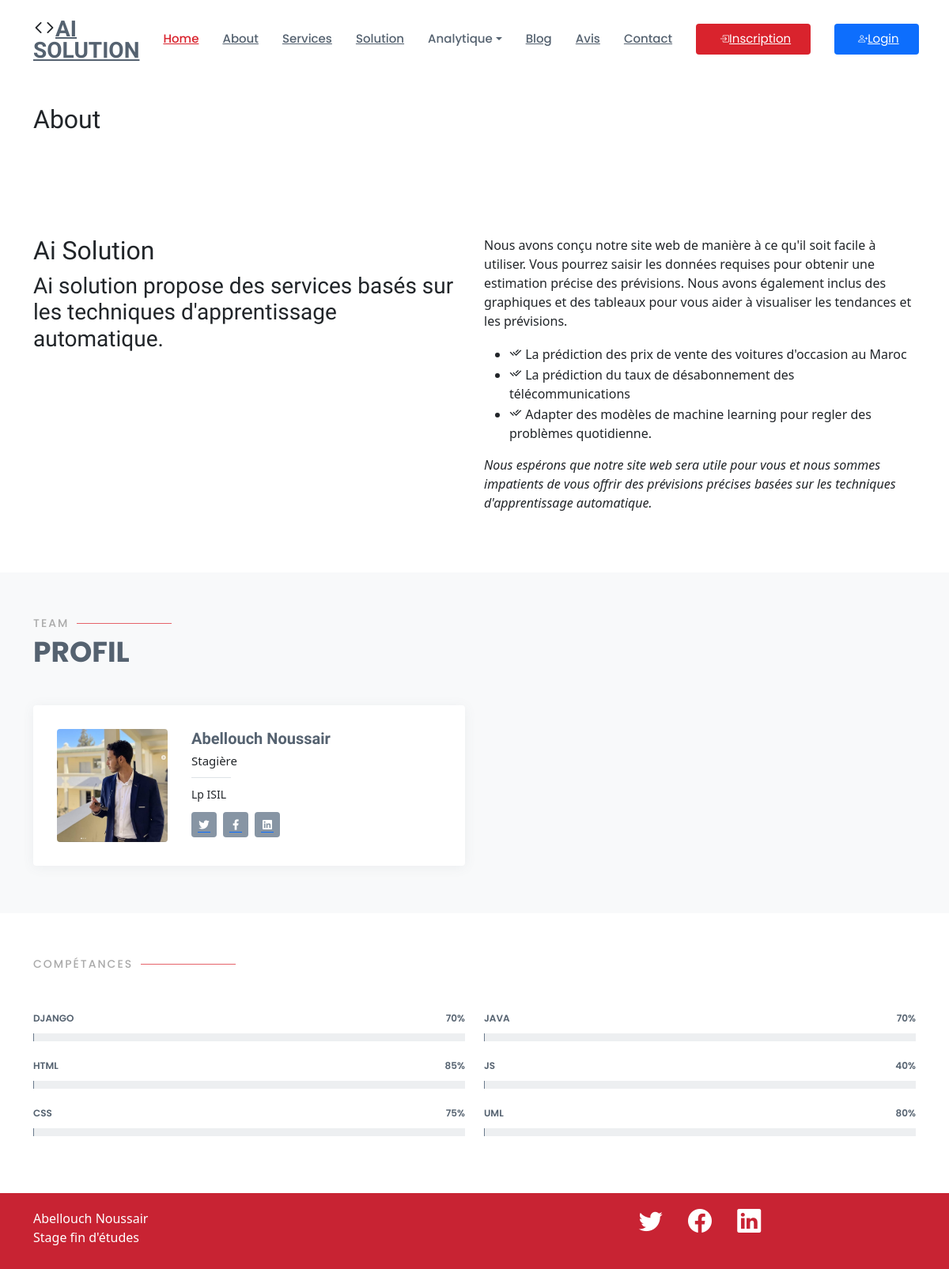
/about, run on the app's committed database.
### myapp/models.py (models this page shows, shortened)
class Competance(models.Model):
    nom = models.CharField(max_length=100)
    pourcentage = models.CharField(max_length=100)

### myapp/views.py (the view)
# urls.py: path('about',views.about,name="about"),
def about(request):
    context = {'com':Competance.objects.all()}
    return render(request,"about.html",context)

### templates/about.html (shortened to what this page needs)
{% extends 'base.html' %}
{% load static %}
{% block content%}
<main id="main">
<br><br><br>
    <section id="breadcrumbs" class="breadcrumbs">
      <div class="container">
        <div class="d-flex justify-content-between align-items-center">
          <h2>About</h2>
        </div>
      </div>
    </section>
<section id="about" class="about">
    <div class="container">
      <div class="row content">
        <div class="col-lg-6">
          <h2>Ai Solution</h2>
          <h3>Ai solution propose des services basés sur les techniques d'apprentissage automatique.</h3>
        </div>
        <div class="col-lg-6 pt-4 pt-lg-0">
          <p>
              Nous avons conçu notre site web de manière à ce qu'il soit facile à utiliser.
              Vous pourrez saisir les données requises pour obtenir une estimation précise des prévisions.
              Nous avons également inclus des graphiques et des tableaux pour vous aider à visualiser les tendances et les prévisions.
          </p>
          <ul>
            <li><i class="ri-check-double-line"></i> La prédiction des prix de vente des voitures d'occasion au Maroc</li>
            <li><i class="ri-check-double-line"></i> La prédiction du taux de désabonnement des télécommunications</li>
            <li><i class="ri-check-double-line"></i> Adapter des modèles de machine learning pour regler des problèmes quotidienne.</li>
          </ul>
          <p class="fst-italic">
              Nous espérons que notre site web sera utile pour vous et nous sommes impatients de vous offrir des prévisions précises basées sur les techniques d'apprentissage automatique.
          </p>
        </div>
      </div>
    </div>
  </section>
    <section id="team" class="team section-bg">
      <div class="container">
        <div class="section-title">
          <h2>Team</h2>
          <p>Profil</p>
        </div>
        <div class="row">
          <div class="col-lg-6">
            <div class="member d-flex align-items-start">
              <div class="pic"><img src="static/img/team/team-1.jpg" class="img-fluid" alt=""></div>
              <div class="member-info">
                <h4>Abellouch Noussair</h4>
                <span>Stagière</span>
                <p>Lp ISIL</p>
                <div class="social">
                  <a href=""><i class="ri-twitter-fill"></i></a>
                  <a href=""><i class="ri-facebook-fill"></i></a>
                  <a href=""> <i class="ri-linkedin-box-fill"></i> </a>
                </div>
              </div>
            </div>
          </div>
        </div>
      </div>
    </section>
    <section id="skills" class="skills">
      <div class="container">
        <div class="section-title">
          <h2>Compétances</h2>
        </div>
        <div class="row skills-content">
            {% for c in com %}
            <div class="col-lg-6">
              <div class="progress">
                <span class="skill">{{ c.nom }} <i class="val">{{ c.pourcentage }}%</i></span>
                <div class="progress-bar-wrap">
                </div>
              </div>
            </div>
            {% endfor %}
          </div>
    </section>
  </main>
  {% endblock content%}

### myproject/static/css/style.css (style rules this page uses)
a { text-decoration: none; color: #d9232d; }
h1, h2, h3, h4, h5, h6 { font-family: "Raleway", sans-serif; }
section { padding: 60px 0; overflow: hidden; }
.section-bg, .services .icon-box { background-color: #f8f9fa; }
.section-title { padding-bottom: 40px; }
.section-title h2 { font-size: 14px; font-weight: 500; padding: 0; line-height: 1px; margin: 0 0 5px 0; letter-spacing: 2px; text-transform: uppercase; color: #aaaaaa; font-family: "Poppins", sans-serif; }
.section-title h2::after { content: ""; width: 120px; height: 1px; display: inline-block; background: #e6636a; margin: 4px 10px; }
.section-title p { margin: 0; margin: 0; font-size: 36px; font-weight: 700; text-transform: uppercase; font-family: "Poppins", sans-serif; color: #556270; }
.team .member { position: relative; box-shadow: 0px 2px 15px rgba(85, 98, 112, 0.08); padding: 30px; border-radius: 4px; background: white; }
.team .member .pic { overflow: hidden; width: 140px; border-radius: 4px; }
.team .member .pic img { transition: ease-in-out 0.3s; }
.team .member .member-info { padding-left: 30px; }
.team .member h4 { font-weight: 700; margin-bottom: 5px; font-size: 20px; color: #556270; }
.team .member span { display: block; font-size: 15px; padding-bottom: 10px; position: relative; font-weight: 500; }
.team .member span::after { content: ""; position: absolute; display: block; width: 50px; height: 1px; background: #dee2e6; bottom: 0; left: 0; }
.team .member p { margin: 10px 0 0 0; font-size: 14px; }
.team .member .social { margin-top: 12px; display: flex; align-items: center; justify-content: flex-start; }
.team .member .social a { transition: ease-in-out 0.3s; display: flex; align-items: center; justify-content: center; border-radius: 4px; width: 32px; height: 32px; background: #8795a4; }
.team .member .social a i { color: #fff; font-size: 16px; margin: 0 2px; }
.team .member .social a+a { margin-left: 8px; }
.skills .progress { height: 60px; display: block; background: none; border-radius: 0; }
.skills .progress .skill { padding: 10px 0; margin: 0; text-transform: uppercase; display: block; font-weight: 600; font-family: "Poppins", sans-serif; color: #556270; }
.skills .progress .skill .val { float: right; font-style: normal; }
.skills .progress-bar-wrap { background: #edeff1; }

### data on the page
Competance: nom "DJANGO", pourcentage "70"
Competance: nom "JAVA", pourcentage "70"
Competance: nom "HTML", pourcentage "85"
Competance: nom "JS", pourcentage "40"
Competance: nom "CSS", pourcentage "75"
Competance: nom "UML", pourcentage "80"
